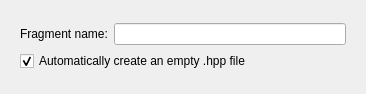
<?xml version="1.0" encoding="UTF-8"?>
<ui version="4.0">
 <class>FragmentCreationDialog</class>
 <widget class="QDialog" name="FragmentCreationDialog">
  <property name="geometry">
   <rect>
    <x>0</x>
    <y>0</y>
    <width>366</width>
    <height>94</height>
   </rect>
  </property>
  <property name="windowTitle">
   <string notr="true"/>
  </property>
  <property name="modal">
   <bool>true</bool>
  </property>
  <layout class="QVBoxLayout" name="verticalLayout">
   <item>
    <widget class="QWidget" name="WareshubWidget" native="true">
     <layout class="QVBoxLayout" name="verticalLayout_10">
      <item>
       <layout class="QVBoxLayout" name="verticalLayout_2">
        <item>
         <layout class="QHBoxLayout" name="horizontalLayout_2">
          <item>
           <widget class="QLabel" name="label_2">
            <property name="text">
             <string>Fragment name:</string>
            </property>
           </widget>
          </item>
          <item>
           <widget class="QLineEdit" name="FragmentNameLineEdit">
            <property name="enabled">
             <bool>true</bool>
            </property>
            <property name="text">
             <string/>
            </property>
           </widget>
          </item>
         </layout>
        </item>
        <item>
         <widget class="QCheckBox" name="createFileCheckBox">
          <property name="text">
           <string>Automatically create an empty .hpp file</string>
          </property>
          <property name="checked">
           <bool>true</bool>
          </property>
         </widget>
        </item>
       </layout>
      </item>
     </layout>
    </widget>
   </item>
  </layout>
 </widget>
 <resources/>
 <connections/>
</ui>
